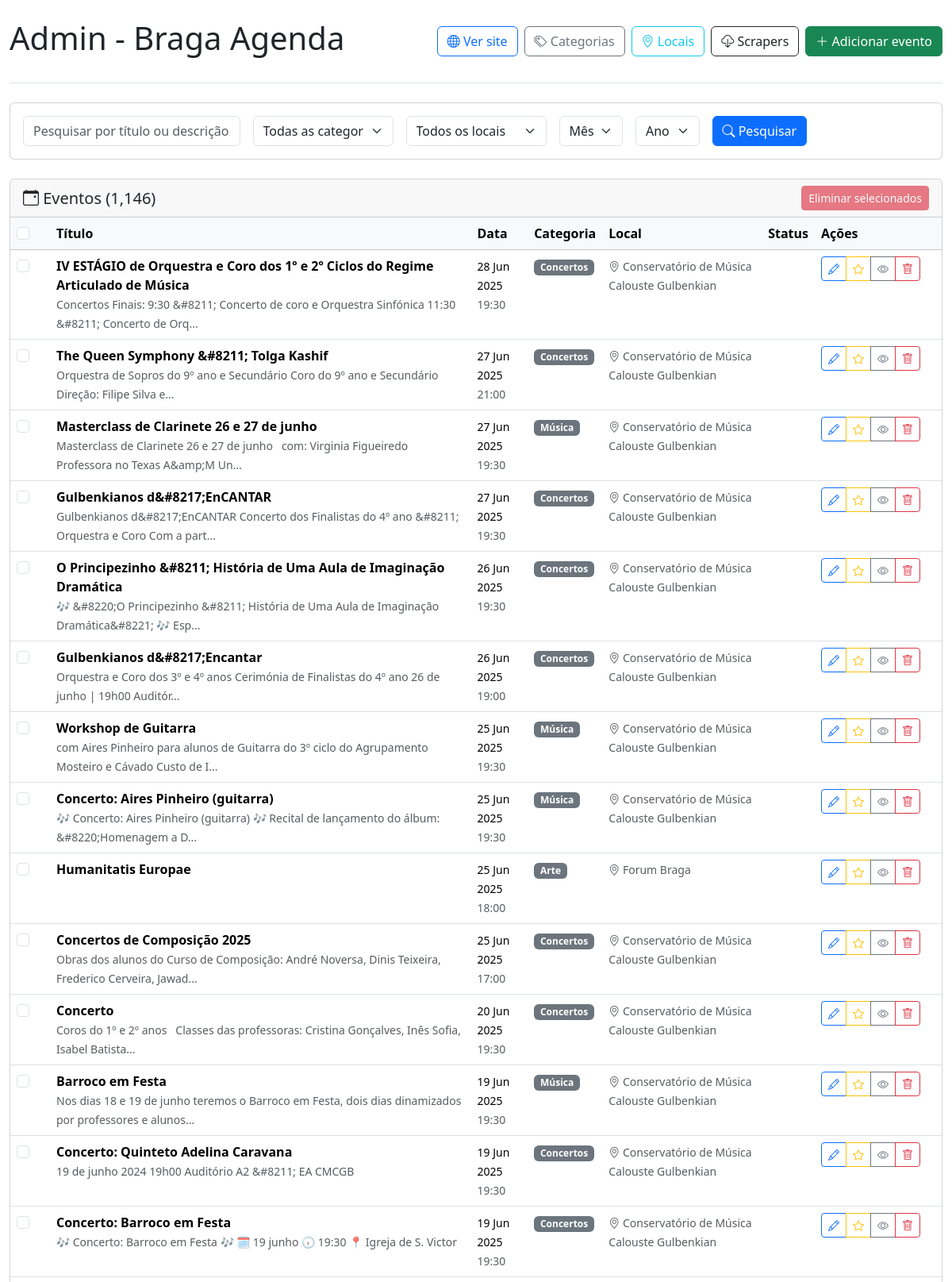
/admin/index.php?page=23 (upper part), run on the app's committed database.
### tables this page shows
CREATE TABLE events (
            id INTEGER PRIMARY KEY AUTOINCREMENT,
            title TEXT NOT NULL,
            description TEXT,
            event_date DATETIME NOT NULL,
            category TEXT,
            image TEXT,
            url TEXT,
            source_id INTEGER,
            created_at DATETIME DEFAULT CURRENT_TIMESTAMP,
            updated_at DATETIME DEFAULT CURRENT_TIMESTAMP, event_hash TEXT, location TEXT, start_date DATETIME, end_date DATETIME, hidden BOOLEAN DEFAULT 0, featured BOOLEAN DEFAULT 0,
            FOREIGN KEY (source_id) REFERENCES sources(id)
        );

### includes/Database.php (called while the page is built, shortened)
<?php
class Database {
    private $db;
    public function __construct() {
        $this->db = new PDO('sqlite:' . __DIR__ . '/../data/events.db');
        $this->db->setAttribute(PDO::ATTR_ERRMODE, PDO::ERRMODE_EXCEPTION);
        $this->createTables();
    }
    public function getConnection() {
        return $this->db;
    }
    private function createTables() {
        $sql = "
        CREATE TABLE IF NOT EXISTS events (
            id INTEGER PRIMARY KEY AUTOINCREMENT,
            title TEXT NOT NULL,
            description TEXT,
            event_date DATETIME NOT NULL,
            category TEXT,
            location TEXT,
            image TEXT,
            url TEXT,
            source_id INTEGER,
            event_hash TEXT,
            created_at DATETIME DEFAULT CURRENT_TIMESTAMP,
            updated_at DATETIME DEFAULT CURRENT_TIMESTAMP,
            FOREIGN KEY (source_id) REFERENCES sources(id)
        );
        CREATE TABLE IF NOT EXISTS sources (
            id INTEGER PRIMARY KEY AUTOINCREMENT,
            name TEXT NOT NULL,
            url TEXT NOT NULL,
            scraper_class TEXT NOT NULL,
            active BOOLEAN DEFAULT 1,
            last_scraped DATETIME,
            created_at DATETIME DEFAULT CURRENT_TIMESTAMP
        );
        CREATE INDEX IF NOT EXISTS idx_events_date ON events(event_date);
        CREATE INDEX IF NOT EXISTS idx_events_category ON events(category);
        CREATE INDEX IF NOT EXISTS idx_events_location ON events(location);
        CREATE UNIQUE INDEX IF NOT EXISTS idx_events_hash ON events(event_hash);
        CREATE INDEX IF NOT EXISTS idx_events_url ON events(url);
        ";
        $this->addEventHashColumn();
        $this->addLocationColumn();
        $this->addDateRangeColumns();
        $this->addVisibilityColumns();
        $this->db->exec($sql);
    }
    private function addEventHashColumn() {
        try {
            $stmt = $this->db->query("PRAGMA table_info(events)");
            $columns = $stmt->fetchAll(PDO::FETCH_ASSOC);
            foreach ($columns as $column) {
                if ($column['name'] === 'event_hash') {
                    $hasHashColumn = true;
                    break;
                }
            }
        } catch (Exception $e) {
        }
    }
    private function addLocationColumn() {
        try {
            $stmt = $this->db->query("PRAGMA table_info(events)");
            $columns = $stmt->fetchAll(PDO::FETCH_ASSOC);
            foreach ($columns as $column) {
                if ($column['name'] === 'location') {
                    $hasLocationColumn = true;
                    break;
                }
            }
        } catch (Exception $e) {
        }
    }
    private function addDateRangeColumns() {
        try {
            $stmt = $this->db->query("PRAGMA table_info(events)");
            $columns = $stmt->fetchAll(PDO::FETCH_ASSOC);
            foreach ($columns as $column) {
                if ($column['name'] === 'start_date') {
                    $hasStartDate = true;
                }
                if ($column['name'] === 'end_date') {
                    $hasEndDate = true;
                }
            }
        } catch (Exception $e) {
        }
    }
    private function addVisibilityColumns() {
        try {
            $stmt = $this->db->query("PRAGMA table_info(events)");
            $columns = $stmt->fetchAll(PDO::FETCH_ASSOC);
            foreach ($columns as $column) {
                if ($column['name'] === 'hidden') {
                    $hasHidden = true;
                }
                if ($column['name'] === 'featured') {
                    $hasFeatured = true;
                }
            }
        } catch (Exception $e) {
        }
    }
}

### admin/index.php (the view, shortened to what this page needs)
<?php
require_once '../includes/Database.php';
$db = new Database();
function formatAdminDate($dateString) {
    $timestamp = strtotime($dateString);
    $formatted = date('j M Y', $timestamp);
    $monthMap = [
        'Jan' => 'Jan', 'Feb' => 'Fev', 'Mar' => 'Mar', 'Apr' => 'Abr',
        'May' => 'Mai', 'Jun' => 'Jun', 'Jul' => 'Jul', 'Aug' => 'Ago',
        'Sep' => 'Set', 'Oct' => 'Out', 'Nov' => 'Nov', 'Dec' => 'Dez'
    ];
    return str_replace(array_keys($monthMap), array_values($monthMap), $formatted);
}
$page = isset($_GET['page']) ? max(1, (int)$_GET['page']) : 1;
$eventsPerPage = 50;
$offset = ($page - 1) * $eventsPerPage;
$searchFilter = isset($_GET['search']) ? trim($_GET['search']) : '';
$whereClause = '';
$params = [];
$countSql = "SELECT COUNT(*) FROM events" . $whereClause;
$stmt = $db->getConnection()->prepare($countSql);
$stmt->execute($params);
$totalEvents = $stmt->fetchColumn();
$sql = "SELECT * FROM events" . $whereClause . " ORDER BY event_date DESC LIMIT ? OFFSET ?";
$params[] = $eventsPerPage;
$params[] = $offset;
$stmt = $db->getConnection()->prepare($sql);
$stmt->execute($params);
$events = $stmt->fetchAll(PDO::FETCH_ASSOC);
?>
<!DOCTYPE html>
<html lang="pt">
<head>
    <link href="https://cdn.jsdelivr.net/npm/bootstrap@5.3.2/dist/css/bootstrap.min.css" rel="stylesheet">
    <link href="https://cdn.jsdelivr.net/npm/bootstrap-icons@1.11.0/font/bootstrap-icons.css" rel="stylesheet">
</head>
<body>
    <div class="container-fluid">
        <header class="py-4 border-bottom">
            <div class="d-flex justify-content-between align-items-center flex-wrap">
                <h1>Admin - Braga Agenda</h1>
                <nav class="d-flex gap-2 flex-wrap">
                    <a href="../index.php" class="btn btn-outline-primary">
                        <i class="bi bi-globe"></i> Ver site
                    </a>
                    <a href="categories.php" class="btn btn-outline-secondary">
                        <i class="bi bi-tags"></i> Categorias
                    </a>
                    <a href="venues.php" class="btn btn-outline-info">
                        <i class="bi bi-geo-alt"></i> Locais
                    </a>
                    <a href="scrapers.php" class="btn btn-outline-dark">
                        <i class="bi bi-cloud-download"></i> Scrapers
                    </a>
                    <a href="add-event.php" class="btn btn-success">
                        <i class="bi bi-plus-lg"></i> Adicionar evento
                    </a>
                </nav>
            </div>
        </header>
        <main class="py-4">
            <div class="card mb-4">
                <div class="card-body">
                    <form method="GET" class="row g-3">
                        <div class="col-md-3">
                            <input type="text" name="search" class="form-control"
                                   placeholder="Pesquisar por título ou descrição..."
                                   value="<?= htmlspecialchars($searchFilter) ?>">
                        </div>
                        <div class="col-md-2">
                            <select name="category" class="form-select">
                                <option value="">Todas as categorias</option>
                            </select>
                        </div>
                        <div class="col-md-2">
                            <select name="location" class="form-select">
                                <option value="">Todos os locais</option>
                            </select>
                        </div>
                        <div class="col-md-1">
                            <select name="month" class="form-select">
                                <option value="">Mês</option>
                            </select>
                        </div>
                        <div class="col-md-1">
                            <select name="year" class="form-select">
                                <option value="">Ano</option>
                            </select>
                        </div>
                        <div class="col-md-3">
                            <button type="submit" class="btn btn-primary">
                                <i class="bi bi-search"></i> Pesquisar
                            </button>
                        </div>
                    </form>
                </div>
            </div>
            <div class="card">
                <div class="card-header d-flex justify-content-between align-items-center">
                    <h5 class="mb-0">
                        <i class="bi bi-calendar-event"></i>
                        Eventos (<?= number_format($totalEvents) ?>)
                    </h5>
                    <button type="button" class="btn btn-danger btn-sm" id="batchDeleteBtn" disabled>
                    </button>
                </div>
                <div class="card-body p-0">
                    <?php if (empty($events)): ?>
                        <div class="text-center py-5">
                            <p class="text-muted">Nenhum evento encontrado.</p>
                        </div>
                    <?php else: ?>
                        <form id="batchDeleteForm" method="POST" action="batch-delete.php">
                            <div class="table-responsive">
                                <table class="table table-hover mb-0">
                                    <thead class="table-light">
                                        <tr>
                                            <th style="width: 50px;">
                                                <input type="checkbox" class="form-check-input" id="selectAll">
                                            </th>
                                            <th>Título</th>
                                            <th>Data</th>
                                            <th>Categoria</th>
                                            <th>Local</th>
                                            <th>Status</th>
                                            <th style="width: 160px;">Ações</th>
                                        </tr>
                                    </thead>
                                    <tbody>
                                        <?php foreach ($events as $event): ?>
                                            <tr>
                                                <td>
                                                    <input type="checkbox" class="form-check-input event-checkbox"
                                                           name="event_ids[]" value="<?= $event['id'] ?>">
                                                </td>
                                                <td>
                                                    <strong><?= htmlspecialchars($event['title']) ?></strong>
                                                    <?php if ($event['description']): ?>
                                                        <br><small class="text-muted">
                                                            <?= htmlspecialchars(substr($event['description'], 0, 100)) ?><?= strlen($event['description']) > 100 ? '...' : '' ?>
                                                        </small>
                                                    <?php endif; ?>
                                                </td>
                                                <td>
                                                    <small><?= formatAdminDate($event['event_date']) ?></small>
                                                    <?php if (date('H:i', strtotime($event['event_date'])) !== '00:00'): ?>
                                                        <br><small class="text-muted"><?= date('H:i', strtotime($event['event_date'])) ?></small>
                                                    <?php endif; ?>
                                                </td>
                                                <td>
                                                    <?php if ($event['category']): ?>
                                                        <span class="badge bg-secondary">
                                                            <?= htmlspecialchars($event['category']) ?>
                                                        </span>
                                                    <?php endif; ?>
                                                </td>
                                                <td>
                                                    <?php if ($event['location']): ?>
                                                        <small class="text-muted">
                                                            <i class="bi bi-geo-alt"></i> <?= htmlspecialchars($event['location']) ?>
                                                        </small>
                                                    <?php endif; ?>
                                                </td>
                                                <td>
                                                </td>
                                                <td>
                                                    <div class="btn-group btn-group-sm">
                                                        <button type="button" class="btn btn-outline-primary btn-sm"
                                                                title="Editar" onclick="editEvent(<?= $event['id'] ?>)">
                                                            <i class="bi bi-pencil"></i>
                                                        </button>
                                                        <button type="button"
                                                                class="btn <?= !empty($event['featured']) ? 'btn-warning' : 'btn-outline-warning' ?> btn-sm"
                                                                title="<?= !empty($event['featured']) ? 'Remover destaque' : 'Destacar evento' ?>"
                                                                onclick="toggleEventStatus(<?= $event['id'] ?>, 'toggle-featured')">
                                                            <i class="bi bi-star<?= !empty($event['featured']) ? '-fill' : '' ?>"></i>
                                                        </button>
                                                        <button type="button"
                                                                class="btn <?= !empty($event['hidden']) ? 'btn-secondary' : 'btn-outline-secondary' ?> btn-sm"
                                                                title="<?= !empty($event['hidden']) ? 'Mostrar evento' : 'Ocultar evento' ?>"
                                                                onclick="toggleEventStatus(<?= $event['id'] ?>, 'toggle-hidden')">
                                                            <i class="bi bi-eye<?= !empty($event['hidden']) ? '-slash' : '' ?>"></i>
                                                        </button>
                                                        <a href="delete-event.php?id=<?= $event['id'] ?>"
                                                           class="btn btn-outline-danger btn-sm" title="Eliminar"
                                                           onclick="return confirm('Tem certeza?')">
                                                            <i class="bi bi-trash"></i>
                                                        </a>
                                                    </div>
                                                </td>
                                            </tr>
                                        <?php endforeach; ?>
                                    </tbody>
                                </table>
                            </div>
                        </form>
                    <?php endif; ?>
                </div>
            </div>
        </main>
    </div>
</body>
</html>

### data on the page
events: title "IV ESTÁGIO de Orquestra e Coro dos 1º e 2º Ciclos do Regime Articulado de Música", description "Concertos Finais: 9:30 &#8211; Concerto de coro e Orquestra Sinfónica 11:30 &#8211; Concerto de Orq", event_date "28 Jun 2025", event_date "19:30", category "Concertos", location "Conservatório de Música Calouste Gulbenkian", featured False (drawn), hidden False (drawn)
events: title "The Queen Symphony &#8211; Tolga Kashif", description "Orquestra de Sopros do 9º ano e Secundário Coro do 9º ano e Secundário Direção: Filipe Silva e", event_date "27 Jun 2025", event_date "21:00", category "Concertos", location "Conservatório de Música Calouste Gulbenkian", featured False (drawn), hidden False (drawn)
events: title "Masterclass de Clarinete 26 e 27 de junho", description "Masterclass de Clarinete 26 e 27 de junho com: Virginia Figueiredo Professora no Texas A&amp;M Un", event_date "27 Jun 2025", event_date "19:30", category "Música", location "Conservatório de Música Calouste Gulbenkian", featured False (drawn), hidden False (drawn)
events: title "Gulbenkianos d&#8217;EnCANTAR", description "Gulbenkianos d&#8217;EnCANTAR Concerto dos Finalistas do 4º ano &#8211; Orquestra e Coro Com a part", event_date "27 Jun 2025", event_date "19:30", category "Concertos", location "Conservatório de Música Calouste Gulbenkian", featured False (drawn), hidden False (drawn)
events: title "O Principezinho &#8211; História de Uma Aula de Imaginação Dramática", description "🎶 &#8220;O Principezinho &#8211; História de Uma Aula de Imaginação Dramática&#8221; 🎶 Esp", event_date "26 Jun 2025", event_date "19:30", category "Concertos", location "Conservatório de Música Calouste Gulbenkian", featured False (drawn), hidden False (drawn)
events: title "Gulbenkianos d&#8217;Encantar", description "Orquestra e Coro dos 3º e 4º anos Cerimónia de Finalistas do 4º ano 26 de junho | 19h00 Auditór", event_date "26 Jun 2025", event_date "19:00", category "Concertos", location "Conservatório de Música Calouste Gulbenkian", featured False (drawn), hidden False (drawn)
events: title "Workshop de Guitarra", description "com Aires Pinheiro para alunos de Guitarra do 3º ciclo do Agrupamento Mosteiro e Cávado Custo de I", event_date "25 Jun 2025", event_date "19:30", category "Música", location "Conservatório de Música Calouste Gulbenkian", featured False (drawn), hidden False (drawn)
events: title "Concerto: Aires Pinheiro (guitarra)", description "🎶 Concerto: Aires Pinheiro (guitarra) 🎶 Recital de lançamento do álbum: &#8220;Homenagem a D", event_date "25 Jun 2025", event_date "19:30", category "Música", location "Conservatório de Música Calouste Gulbenkian", featured False (drawn), hidden False (drawn)
events: title "Humanitatis Europae", event_date "25 Jun 2025", event_date "18:00", category "Arte", location "Forum Braga", featured False (drawn), hidden False (drawn)
events: title "Concertos de Composição 2025", description "Obras dos alunos do Curso de Composição: André Noversa, Dinis Teixeira, Frederico Cerveira, Jawad", event_date "25 Jun 2025", event_date "17:00", category "Concertos", location "Conservatório de Música Calouste Gulbenkian", featured False (drawn), hidden False (drawn)
events: title "Concerto", description "Coros do 1º e 2º anos Classes das professoras: Cristina Gonçalves, Inês Sofia, Isabel Batista", event_date "20 Jun 2025", event_date "19:30", category "Concertos", location "Conservatório de Música Calouste Gulbenkian", featured False (drawn), hidden False (drawn)
events: title "Barroco em Festa", description "Nos dias 18 e 19 de junho teremos o Barroco em Festa, dois dias dinamizados por professores e alunos", event_date "19 Jun 2025", event_date "19:30", category "Música", location "Conservatório de Música Calouste Gulbenkian", featured False (drawn), hidden False (drawn)
events: title "Concerto: Quinteto Adelina Caravana", description "19 de junho 2024 19h00 Auditório A2 &#8211; EA CMCGB", event_date "19 Jun 2025", event_date "19:30", category "Concertos", location "Conservatório de Música Calouste Gulbenkian", featured False (drawn), hidden False (drawn)
events: title "Concerto: Barroco em Festa", description "🎶 Concerto: Barroco em Festa 🎶 🗓️ 19 junho 🕢 19:30 📍 Igreja de S. Victor", event_date "19 Jun 2025", event_date "19:30", category "Concertos", location "Conservatório de Música Calouste Gulbenkian", featured False (drawn), hidden False (drawn)

### other printed values
$totalEvents "1,146"
